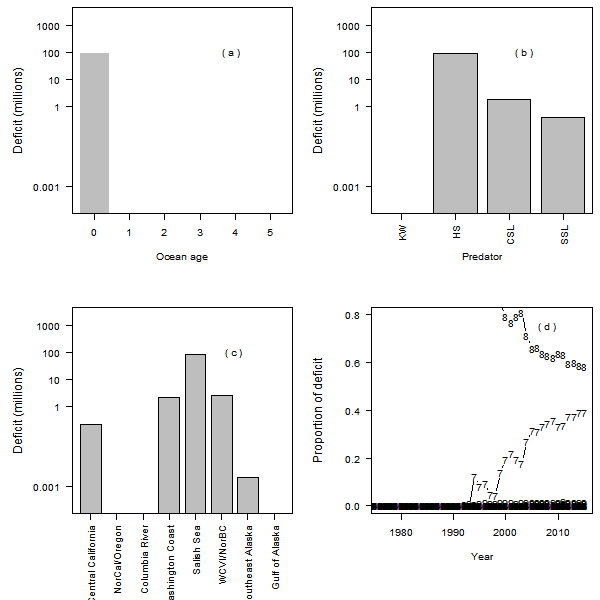

Here is the R script that generated this plot:
png("results_plot_deficitSummary.png", width = 600, height = 600, pointsize = 12)


par(mfrow=c(2,2), mai=c(1.2,1.0,0.1,0.1))

xx = apply(DefC_phjromyta[,,,,,,,,], c(9), sum)
xx = abs(xx+1)/1000000

barplot(xx,
        col=c("grey", rep("white",5)),
        border=c("grey", rep("white",5)),
        log="y",
        ylim = c(0.0001,5000),
        axes=FALSE,
        las=2,
        space=0.25,
        xlab="Ocean age",
        #names.arg = areaNamesLong[1:8],
        yaxs="i", las=1)

axis(2, at=c(0.001,1,10,100,1000), labels=c(0.001,1,10,100,1000), las=1)
axis(1, at= 1:6-0.5 + 0.25*1:6, labels=0:5, las=1)
box()
text(max(1:6-0.5 + 0.25*1:6)*0.8, 101, paste("(", letters[1], ")"))
     
mtext("Deficit (millions)", 2, line=4)

xx = apply(DefC_phjromyta[,,,,,,,,], c(1), sum)
xx = abs(xx+1)/1000000

barplot(xx,
        col=c("white", rep("grey",3)),
        border=c("white", rep("black",3)),
        log="y",
        ylim = c(0.0001,5000),
        axes=FALSE,
        las=2,
        space=0.25,
        xlab="Predator",
        #names.arg = areaNamesLong[1:8],
        yaxs="i", las=1)

axis(2, at=c(0.001,1,10,100,1000), labels=c(0.001,1,10,100,1000), las=1)
axis(1, at= 1:4-0.5 + 0.25*1:4, labels=predNames, las=2)
text(max(1:4-0.5 + 0.25*1:4)*0.8, 101,paste("(", letters[2], ")"))
box()
mtext("Deficit (millions)", 2, line=4)

xx = apply(DefC_phjromyta[,,,,,,,,], c(2,9), sum)
xx = abs(xx[1:8,1]+1)/1000000


barplot(xx,
        col=c("grey", "white", "white", rep("grey",4), rep("white",1)),
        border=c("black", "white", "white", rep("black",4), rep("white",1)),
        log="y",
        ylim = c(0.0001,5000),
        axes=FALSE,
        las=2,
        space=0.25,
        xlab="",
        #names.arg = areaNamesLong[1:8],
        yaxs="i", las=1)

axis(2, at=c(0.001,1,10,100,1000), labels=c(0.001,1,10,100,1000), las=1)
axis(1, at= 1:8-0.5 + 0.25*1:8, labels=areaNamesLong[1:8], las=2)
box()
text(max(1:8-0.5 + 0.25*1:8)*0.8, 101,paste("(", letters[3], ")"))

mtext("Deficit (millions)", 2, line=4)

xx = apply(DefC_phjromyta[,,5,,,,,,1], c(6,7), sum)
xx = abs(xx)/rowSums(abs(xx))

matplot(1:nYear + 1969, 
        xx, 
        type="b", 
        las=1,
        ylab="",
        xlim=c(1976,2015), 
        lty=1, 
        xlab="Year",
        ylim=c(0,0.8), 
        col="black")
mtext("Proportion of deficit", 2, line=4)
text(2008, 0.75, paste("(", letters[4], ")"))
dev.off()
